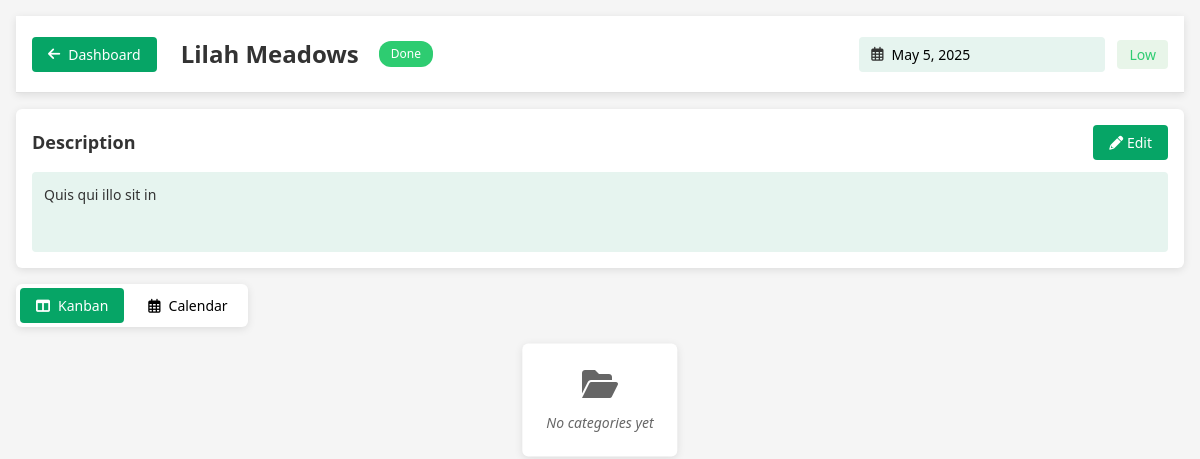
/View/projectView.php?id=197 (signed in), run on an earlier commit of the app's database.
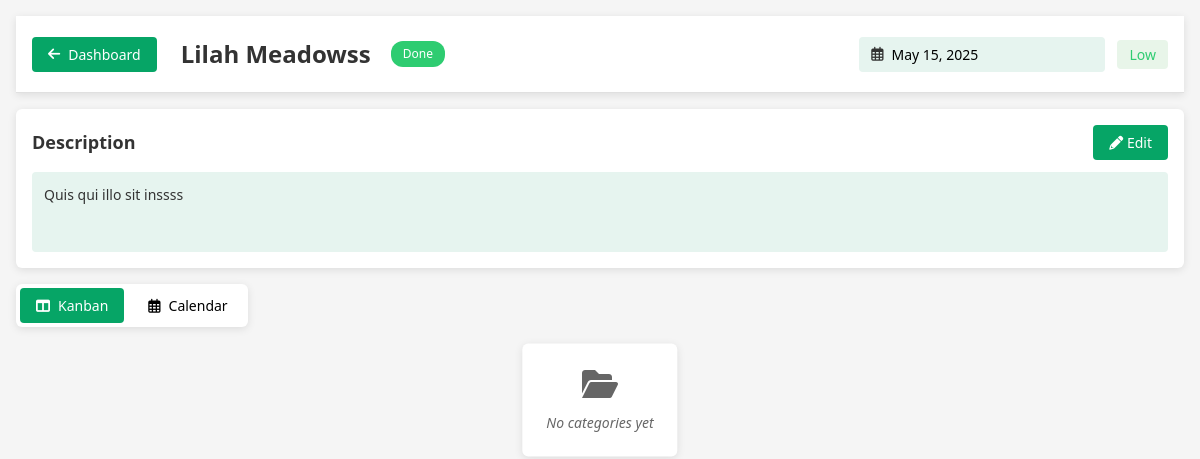
And on a later commit of the database.
### tables this page shows
CREATE TABLE `projects` (
  `id` int(11) NOT NULL,
  `name` varchar(255) NOT NULL,
  `description` text NOT NULL,
  `priority` enum('high','medium','low') NOT NULL,
  `due_date` date NOT NULL,
  `color` varchar(7) NOT NULL,
  `status` enum('todo','progress','done') DEFAULT 'todo',
  `owner_id` int(11) NOT NULL,
  `created_at` timestamp NOT NULL DEFAULT current_timestamp(),
  `is_archived` tinyint(1) DEFAULT 0
);

### Model/ProjectModel.php (called while the page is built, shortened)
<?php
class ProjectModel {
    private $conn;
    public function __construct($conn) {
        $this->conn = $conn;
    }
    public function getById($projectId) {
        try {
            $projectId = filter_var($projectId, FILTER_VALIDATE_INT);
            $stmt = $this->conn->prepare("
                SELECT p.*, u.name as owner_name
                FROM projects p
                JOIN users u ON p.owner_id = u.id
                WHERE p.id = :projectId
            ");
            $stmt->bindParam(':projectId', $projectId, PDO::PARAM_INT);
            $stmt->execute();
            return $stmt->fetch(PDO::FETCH_ASSOC) ?: false;
        } catch (PDOException $e) {
            error_log('Error fetching project: ' . $e->getMessage());
            return false;
        }
    }
}
?>

### View/projectView.php (the view, shortened to what this page needs)
<?php
require_once '../config/db.php';
require_once '../Model/ProjectModel.php';
$projectId = $_GET['id'] ?? null;
$projectModel = new ProjectModel($conn);
$project = $projectModel->getById($projectId);
?>
<!DOCTYPE html>
<html lang="en">
<head>
    <link rel="stylesheet" href="https://cdnjs.cloudflare.com/ajax/libs/font-awesome/6.4.0/css/all.min.css">
    <link href="https://cdn.jsdelivr.net/npm/flatpickr/dist/flatpickr.min.css" rel="stylesheet">
    <link rel="stylesheet" href="https://cdn.jsdelivr.net/npm/quill@2.0.2/dist/quill.snow.css">
    <link rel="stylesheet" href="../CSS_Files/views/projectView.css">
</head>
<body data-project-id="<?= htmlspecialchars($projectId) ?>" data-user-id="<?= $_SESSION['user_id'] ?>">
    <div class="project-view-container">
        <header class="project-header">
            <button class="back-to-dashboard" aria-label="Back to Dashboard">
                <i class="fas fa-arrow-left"></i> Dashboard
            </button>
            <div class="project-title-container">
                <h1 class="project-title" contenteditable="true" aria-label="Project Title">
                    <?= htmlspecialchars($project['name']) ?>
                </h1>
                <span class="project-status-badge <?= htmlspecialchars($project['status']) ?>" role="status">
                    <?= ucfirst(htmlspecialchars($project['status'])) ?>
                </span>
            </div>
            <div class="project-meta">
                <div class="project-due-date">
                    <i class="far fa-calendar-alt" aria-hidden="true"></i>
                    <input type="text" class="date-picker"
                           value="<?= date('M j, Y', strtotime($project['due_date'])) ?>"
                           aria-label="Project Due Date">
                </div>
                <span class="project-priority <?= htmlspecialchars($project['priority']) ?>" role="status">
                    <?= ucfirst(htmlspecialchars($project['priority'])) ?>
                </span>
            </div>
        </header>
        <section class="project-description-container">
            <div class="description-header">
                <h2>Description</h2>
                <button class="edit-description-btn" aria-label="Edit Description">
                    <i class="fas fa-pencil-alt"></i> Edit
                </button>
            </div>
            <div class="project-description" contenteditable="false" role="textbox">
                <?= nl2br(htmlspecialchars($project['description'])) ?>
            </div>
        </section>
        <nav class="view-toggle" role="navigation">
            <button class="toggle-btn active" data-view="kanban" aria-label="Kanban View" role="tab">
                <i class="fas fa-table-columns"></i> Kanban
            </button>
            <button class="toggle-btn" data-view="calendar" aria-label="Calendar View" role="tab">
                <i class="far fa-calendar-alt"></i> Calendar
            </button>
        </nav>
        <main class="kanban-view active-view" role="main">
            <div class="categories-container">
                <div class="empty-state" id="noCategoriesMessage">
                    <i class="fas fa-folder-open" aria-hidden="true"></i>
                    <p>No categories yet</p>
                </div>
            </div>
        </main>
    </div>
</body>
</html>

### CSS_Files/default.css (style rules this page uses)
:root { --primary: #06a566; --primary-light: #e6f5ef; --secondary: #2c3e50; --accent: #3498db; --text: #333; --text-light: #777; --border: #e0e0e0; --white: #ffffff; --hover-bg: #f5f5f5; --shadow: 0 4px 12px rgba(0,0,0,0.08); --todo-color: #06a566; --progress-color: #f08c00; --progress-color-hover: #b9710b; --done-color: #1971c2; --done-color-hover: #0b4780; --project-background: #f5f5f5; --category-header-bg: #f5f6f5; --task-card-bg: var(--white); --task-card-hover: var(--hover-bg); --priority-high: #e63946; --priority-medium: #fa8c16; --priority-low: #52c41a; --priority-high-bg: #fff1f0; --priority-medium-bg: #fff7e6; --priority-low-bg: #f6ffed; --status-blocked: #f5222d; --shadow-hover: 0 4px 16px rgba(0, 0, 0, 0.12); }
* { margin: 0; padding: 0; box-sizing: border-box; font-family: 'Segoe UI', Roboto, Oxygen, Ubuntu, Cantarell, 'Open Sans', 'Helvetica Neue', sans-serif; }

What changed in the data, as far as the page shows it:
changed projects "Low": name "Lilah Meadows" → "Lilah Meadowss"; due_date "May 5, 2025" → "May 15, 2025"; description "Quis qui illo sit in" → "Quis qui illo sit inssss"
